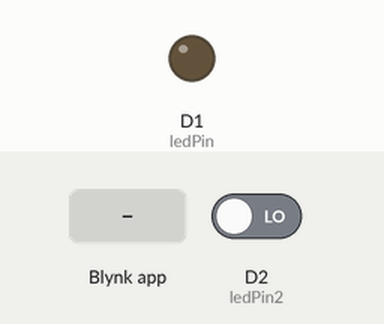
Simulated run of this sketch. Board: ESP8266 (NodeMCU). Shown: output pins drawn as LEDs (lit = HIGH). Inputs (shaded band) come from the test bench; at power-on: D2 (ledPin2) LOW. WiFi joins after 1.5 s; servers stay silent unless stated.

Above: at 3.0 s.
3.1 s: Blynk app writes 1 to V5
At 4.3 s:
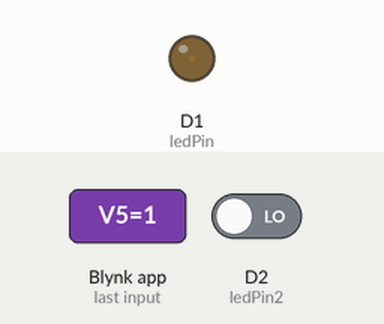
4.6 s: Blynk app writes 200 to V5
At 5.5 s:
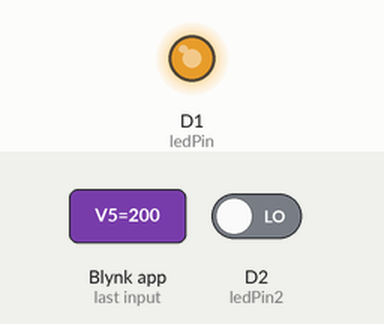
Timing chart, 0 to 7.6 s (numbered marks = the images above; inputs shaded):
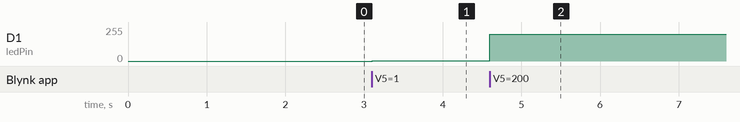

The sketch:

projectImperium.ino
```cpp
#define BLYNK_PRINT Serial
#include <ESP8266WiFi.h>
#include <BlynkSimpleEsp8266.h>
char auth[] = "<your Blynk Auth Token>";
const char* ssid = "<ssid>";
const char* pass = "<password>";
uint8_t ledPin = D1;
uint8_t ledPin2 = D2;
int brightness;
int isState1;
void setup()
{
  Serial.begin(9600);
  Blynk.begin(auth, ssid, pass,IPAddress(192,168,43,6),8080);
}
void loop()
{
  Blynk.run();
  isState1=digitalRead(ledPin2);
  analogWrite(D1,brightness);
  if(isState1==1)
  {
    Blynk.virtualWrite(V0,255);
  }
  else
  {
    Blynk.virtualWrite(V0,0);
  }
  int displayValue=map(brightness,0,255,0,100);
  Blynk.virtualWrite(V10,displayValue);
}
BLYNK_WRITE(V5)//To read Blynk Virtual Pins
{
  brightness = param.asInt();
}
```

Measured:
- after the input at 3.1 s, D1 (ledPin): 0/255 → 1/255 at once
- after the input at 4.6 s, D1 (ledPin): 1/255 → 200/255 at once
